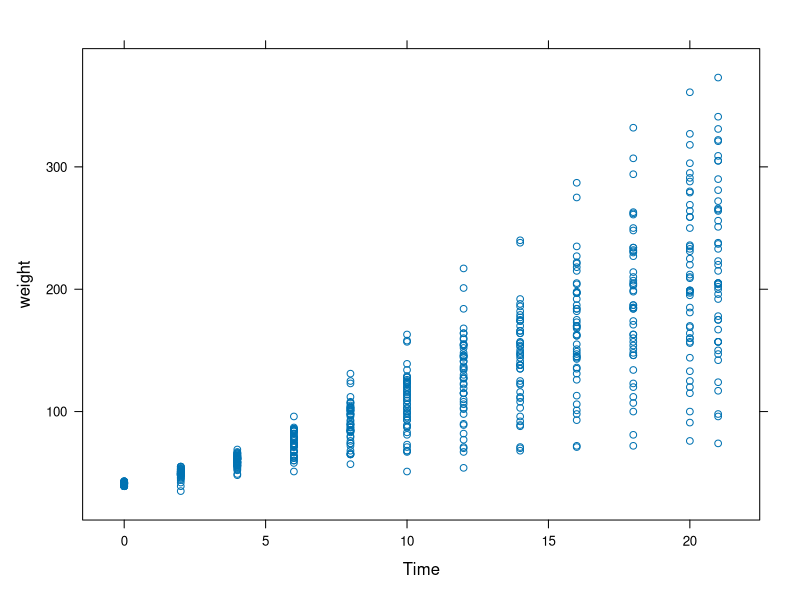
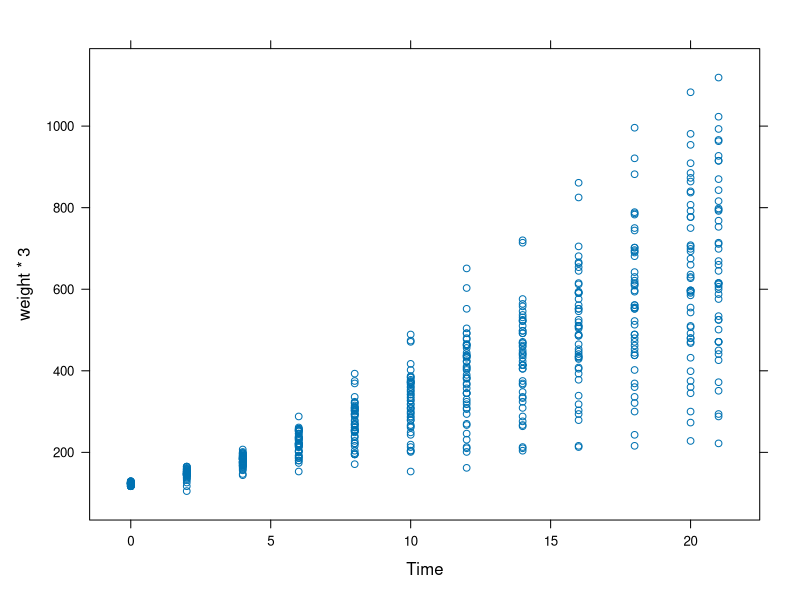
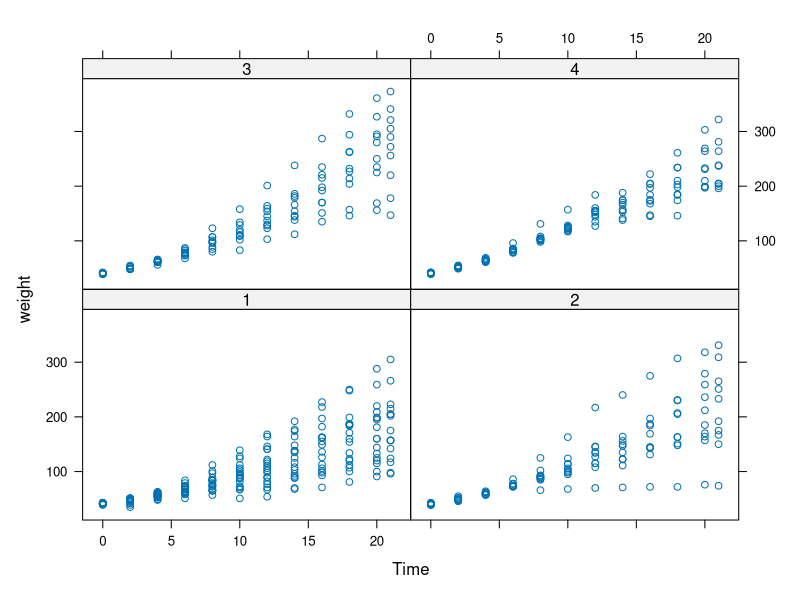
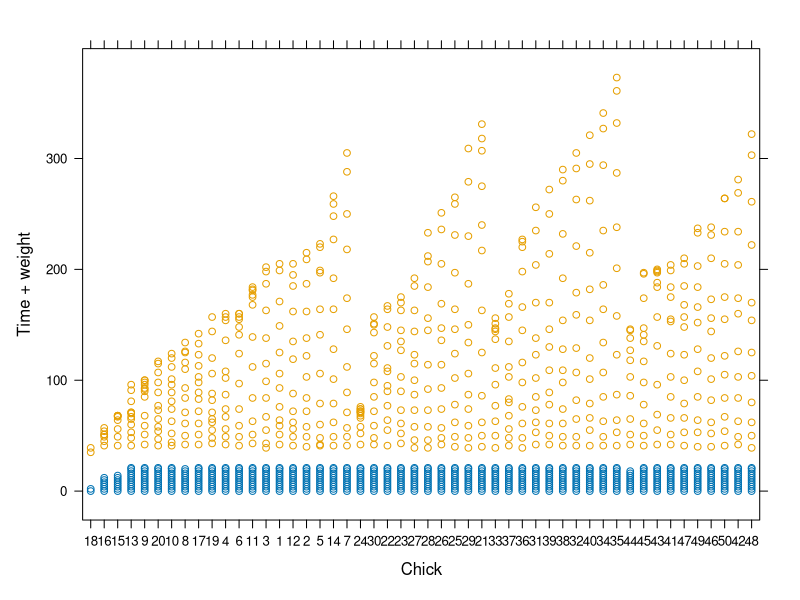
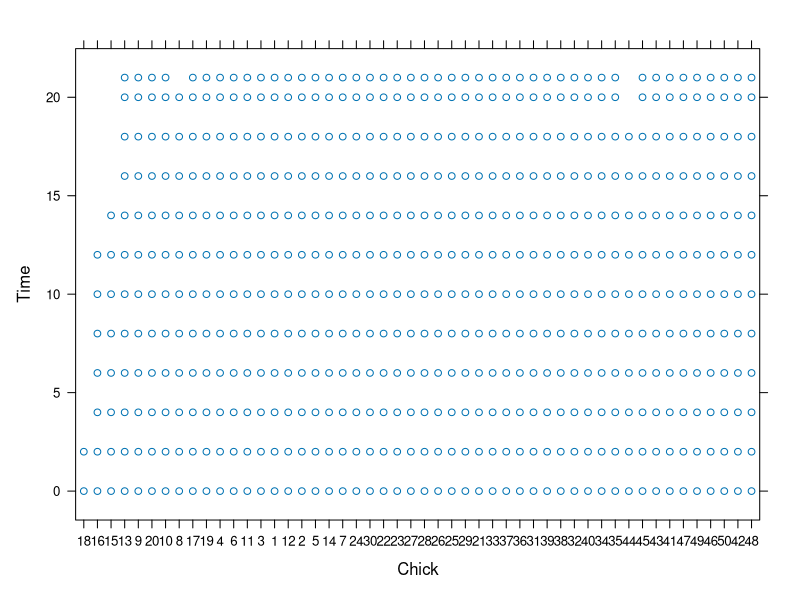
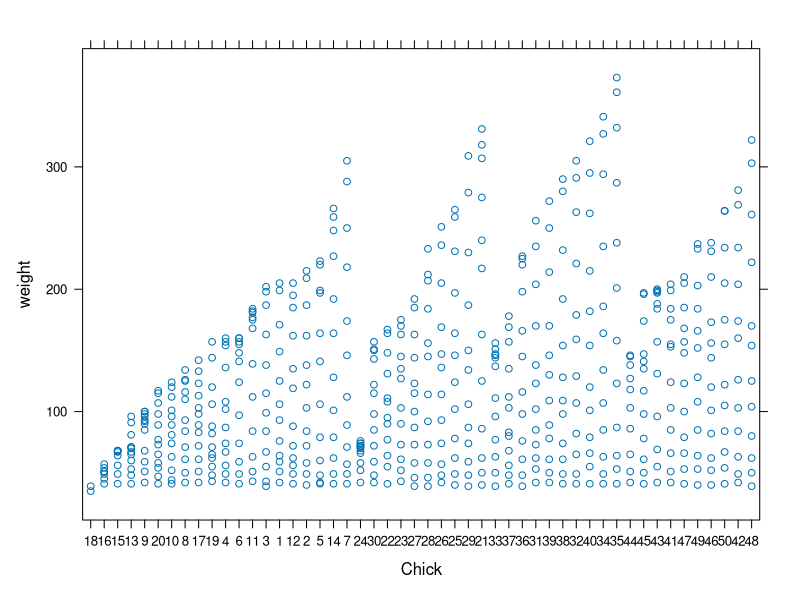
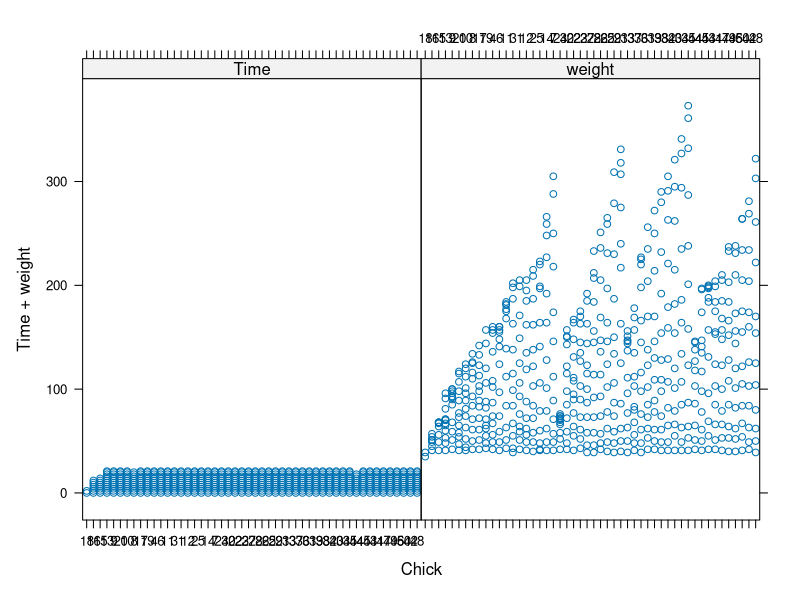
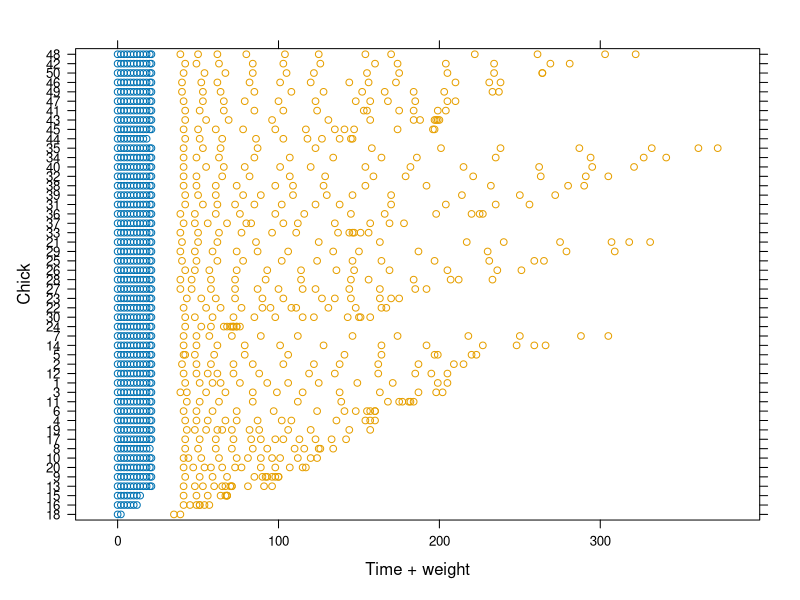

Here is the R script that generated these plots, in order:
# lattice xyplot

library(lattice)

# xyplot is an important place to start - all attributes are defined in this help file.

# so easy to set up plots once you understand formulas
xyplot(weight ~ Time, data = ChickWeight)
xyplot(weight*3 ~ Time, data = ChickWeight)
xyplot(weight ~ Time | Diet, data = ChickWeight)

xyplot(Time + weight ~ Chick, data = ChickWeight)
# which is equivalent to
xyplot(Time ~ Chick, data = ChickWeight)
#...and...
xyplot(weight ~ Chick, data = ChickWeight)
# but in the same panel
# what if you want the two LHS in separate plots
xyplot(Time + weight ~ Chick, data = ChickWeight, outer = TRUE)


# what if you want to add two variables instead of combine graphs?
# not what we want
xyplot(Chick ~ Time + weight, data = ChickWeight)
# use I() to get desired result
xyplot(Chick ~ I(Time + weight), data = ChickWeight)


# lots of options for creating keys/legends
xyplot(weight ~ Time | Diet, 
       data = ChickWeight,
       type = "a", # lines = average
       groups = Diet, # necessary for auto.key,
       auto.key = list(columns = 2, 
                       points = FALSE,
                       rectangles = TRUE,
                       space = "bottom"))
